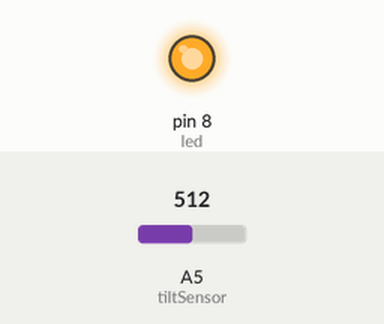
Recording of a sketch running on a simulated Arduino Uno, built with avr-gcc and run on an emulated ATmega328P. Shown: output pins drawn as LEDs (lit = HIGH). The test bench sets the inputs (shaded band); at power-on: A5 (tiltSensor) = 512.

Above: at 1.2 s.
1.3 s: A5 (tiltSensor) set to 498
At 1.7 s:
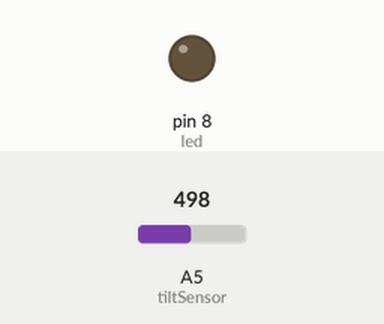
2.8 s: A5 (tiltSensor) set to 716
At 4.0 s:
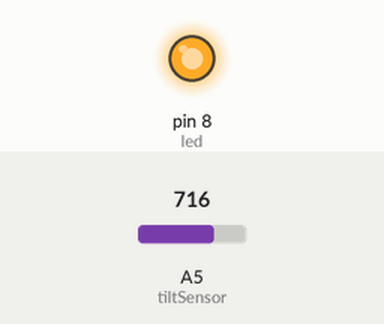
4.3 s: A5 (tiltSensor) set to 511
At 5.2 s:
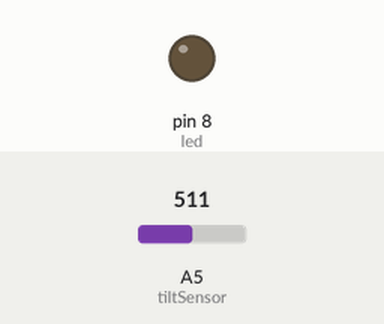
Timing chart, 0 to 7.3 s (numbered marks = the images above; inputs shaded):
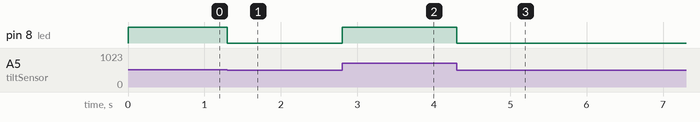

The sketch:

TiltSensor.ino
```cpp
int led = 8;
int tiltSensor = 5;
int baseTilt;

void setup() {
	pinMode(led, OUTPUT);
	baseTilt = analogRead(tiltSensor);
}

void loop() {
	int tiltSense = analogRead(tiltSensor);

	//Vcc on analog from 0 to 1023
	//if at least half of Vcc there is no tilt
	if (tiltSense >= baseTilt)
		digitalWrite(led, HIGH);
	else
		digitalWrite(led, LOW);
}
```

Measured:
- the behaviour switches between 512 and 511 on A5 (tiltSensor) (found by bisection; images 0 and 1)
- after the input at 1.3 s, pin 8 (led): HIGH → LOW at once
- after the input at 2.8 s, pin 8 (led): LOW → HIGH at once
- after the input at 4.3 s, pin 8 (led): HIGH → LOW at once
